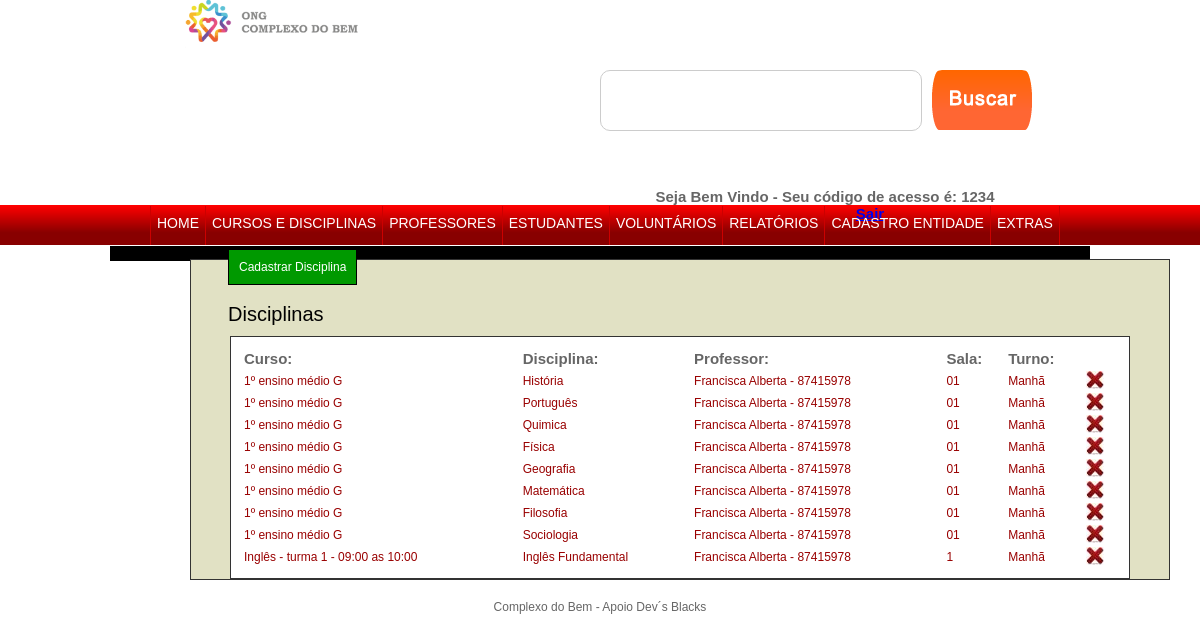
Page /admin/cursos_e_disciplinas.php?pg=disciplina (signed in) on the committed database.
### tables this page shows
CREATE TABLE `disciplinas` (
  `id` int(11) NOT NULL,
  `curso` varchar(255) NOT NULL,
  `disciplina` varchar(255) NOT NULL,
  `professor` varchar(255) NOT NULL,
  `sala` varchar(255) NOT NULL,
  `turno` varchar(255) NOT NULL
);

CREATE TABLE `professores` (
  `id` int(11) NOT NULL,
  `code` varchar(255) NOT NULL,
  `status` varchar(255) NOT NULL,
  `nome` varchar(255) NOT NULL,
  `cpf` varchar(255) NOT NULL,
  `nascimento` varchar(255) NOT NULL,
  `formacao` varchar(255) NOT NULL,
  `graduacao` varchar(255) NOT NULL,
  `pos_graduacao` varchar(255) NOT NULL,
  `mestrado` varchar(255) NOT NULL,
  `doutorado` varchar(255) NOT NULL,
  `salario` varchar(255) NOT NULL
);

### admin/cursos_e_disciplinas.php (the view, shortened to what this page needs)
<!DOCTYPE html PUBLIC "-//W3C//DTD XHTML 1.0 Transitional//EN" "http://www.w3.org/TR/xhtml1/DTD/xhtml1-transitional.dtd">
<html xmlns="http://www.w3.org/1999/xhtml">
<head>
<link href="css/cursos_e_disciplinas.css" rel="stylesheet" type="text/css" />
</head>
<body>
<?php require "topo.php"; ?>
<div id="caixa_preta">
</div>
<?php if(@$_GET['pg'] == 'disciplina'){ ?>
<div id="box_disciplinas">
<a class="a2" href="cursos_e_disciplinas.php?pg=disciplina&cadastra=sim">
Cadastrar Disciplina</a>
<br /><br />
 <h1>Disciplinas</h1>
<?php
$sql_buscar_disc = "SELECT * FROM disciplinas";
$result_buscar_disc = mysqli_query($conexao,  $sql_buscar_disc );
if(mysqli_num_rows($result_buscar_disc) == ''){
	echo "<h2>No momento não existe nenhuma disciplina cadastrada!</h2><br><br>";
}else{
?>
    <table width="900" border="0">
      <tr>
        <td><strong>Curso:</strong></td>
        <td><strong>Disciplina:</strong></td>
        <td><strong>Professor:</strong></td>
        <td><strong>Sala:</strong></td>
        <td><strong>Turno:</strong></td>
      </tr>
      <?php while($res_busca = mysqli_fetch_assoc($result_buscar_disc)){ ?>
      <tr>
        <td><h3><?php echo $res_busca['curso']; ?></h3></td>
        <td><h3><?php echo $res_busca['disciplina']; ?></h3></td>
        <td><h3>
		<?php
		$professor = $res_busca['professor'];
		$sql_busca_prof = "SELECT * FROM professores WHERE code = '$professor'";
			$result_buscar_prof = mysqli_query($conexao,  $sql_busca_prof);
			while($res_busca2 = mysqli_fetch_assoc($result_buscar_prof)){
				echo $res_busca2['nome']; echo " - "; echo $res_busca['professor'];
			}
		?>
        </h3></td>
        <td><h3><?php echo $res_busca['sala']; ?></h3></td>
        <td><h3><?php echo $res_busca['turno']; ?></h3></td>
        <td><a class="a" href="cursos_e_disciplinas.php?pg=disciplina&deleta=sim&id=<?php echo $res_busca['id']; ?>"><img title="Excluir Disciplina" src="img/deleta.jpg" width="18" height="18" border="0"></a></td>
      </tr>
      <?php } ?>
    </table>
<?php } ?>
</div>
<?php } ?>
<?php require "rodape.php"; ?>
</body>
</html>

### admin/topo.php (shortened to what this page needs)
<!DOCTYPE html PUBLIC "-//W3C//DTD XHTML 1.0 Transitional//EN" "http://www.w3.org/TR/xhtml1/DTD/xhtml1-transitional.dtd">
<html xmlns="http://www.w3.org/1999/xhtml">
<head>
<?php require "../config.php"; ?>
<link href="css/topo.css" rel="stylesheet" type="text/css" />
<link href="../css/lightbox.css" rel="stylesheet" />
<link rel="stylesheet" href="../jquery.superbox.css" type="text/css" media="all" />
</head>
<body>
<div id="box_topo">
 <div id="logo">
  <img src="../img/logo.png" width="250"/>
 </div>
 <div id="campo_busca">
  <form name="" method="post" action="" enctype="multipart/form-data">
   <input type="text" name="key" /><input class="input" type="submit" name="search" value="" />
  </form>
 </div>
 <div id="mostra_login">
  <h1><strong>Seja Bem Vindo - Seu código de acesso é: <? echo @$code; ?></strong> <strong><a href="../config.php?acao=quebra">Sair</a></strong></h1>
 </div>
</div>
<div id="box_menu">
 <div id="menu_topo">
  <ul>
   <li><a href="index.php">HOME</a></li>
   <li><a href="">CURSOS E DISCIPLINAS</a>
   </li>
   <li><a href="professores.php?pg=todos">PROFESSORES</a></li>
   <li><a href="estudantes.php?pg=todos">ESTUDANTES</a></li>
   <li><a href="voluntarios.php?pg=todos">VOLUNTÁRIOS</a></li>
   <li><a href="">RELATÓRIOS</a>
   </li>
   <li><a href="cadastro_entidade.php">CADASTRO ENTIDADE</a></li>
   <li><a href="">EXTRAS</a>
   </li>
  </ul>
 </div>
</div>
</body>
</html>

### config.php (shortened to what this page needs)
<!DOCTYPE html PUBLIC "-//W3C//DTD XHTML 1.0 Transitional//EN" "http://www.w3.org/TR/xhtml1/DTD/xhtml1-transitional.dtd">
<html xmlns="http://www.w3.org/1999/xhtml">
<head>
</head>
<body>
<?php
$code = $_SESSION['code'];
?>
</body>
</html>

### admin/rodape.php (shortened to what this page needs)
<!DOCTYPE html PUBLIC "-//W3C//DTD XHTML 1.0 Transitional//EN" "http://www.w3.org/TR/xhtml1/DTD/xhtml1-transitional.dtd">
<html xmlns="http://www.w3.org/1999/xhtml">
<head>
<link href="css/rodape.css" rel="stylesheet" type="text/css" />
</head>
<body>
<div id="box_rodape">
 <h1 class="h1">Complexo do Bem - Apoio Dev´s Blacks</h1>
</div>
</body>
</html>

### admin/css/cursos_e_disciplinas.css (style rules this page uses)
#caixa_preta { background:#000; width:980px; margin:18px auto; height:15px; }
#box_disciplinas { width:978px; background:#E1E1C4; height:auto; float:left; text-align:left; margin:-20px 0 20px 190px; border:1px solid #333; }
#box_disciplinas .a2 { font:12px Arial, Helvetica, sans-serif; margin:30px 0 10px 37px; color:#FFF; background:#090; text-decoration:none; padding:10px; border:1px solid #000; }
#box_disciplinas h1 { font:20px Arial, Helvetica, sans-serif; margin:15px 0 10px 37px; color:#000; }
#box_disciplinas table { border:1px solid #333; padding:10px; background:#FFF; margin:0 0 10px 0; margin:auto; font:15px Arial, Helvetica, sans-serif; text-align:left; }
#box_disciplinas h3 { font:12px Arial, Helvetica, sans-serif; margin:2px 0 0 0; color:#900; }

### admin/css/topo.css (style rules this page uses)
body { padding:0; margin:0; }
#box_topo { width:900px; height:200px; margin:10px auto; }
#logo { width:320px; height:200px; float:left; margin:-10px 0 0 0; }
#campo_busca { width:450px; height:80px; float:right; margin:60px 0 -12px 0; }
#campo_busca input { float:left; padding:10px; width:300px; height:39px; border:1px solid #ccc; -moz-border-radius:10px; -webkit-border-radius:10px; border-radius:10px; }
#campo_busca .input { float:left; margin:0 0 0 10px; background:url(../img/button.png) no-repeat; width:100px; height:63px; border:0; }
#mostra_login { width:450px; height:30px; float:right; margin:40px 0 -5px 0; }
#mostra_login h1 { float:left; font:15px Arial, Helvetica, sans-serif; }
#mostra_login a { margin:0 0 0 90px; }
#box_menu { width:auto; background:url(../img/menu_topo.png) repeat; height:40px; margin:-17px auto; }
#menu_topo { width:980px; height:40px; margin:auto; }
#menu_topo ul { list-style:none; }
#menu_topo ul li { float:left; display:inline; }
#menu_topo ul li a { float:left; color:#FFF; font:14px Arial, Helvetica, sans-serif; margin:0px 0 0 0; padding:10px 6px 10px 6px; text-transform:uppercase; text-decoration:none; }

### admin/css/rodape.css (style rules this page uses)
body { text-align:center; font:12px Arial, Helvetica, sans-serif; color:#666; }
#box_rodape { width:1000px; margin:50px auto; }
.h1 { text-align:center; font:12px Arial, Helvetica, sans-serif; color:#666; }

### rows in the picture
disciplinas: curso "1º ensino médio G", disciplina "História", professor "87415978", sala "01", turno "Manhã"
professores: nome "Francisca Alberta"
disciplinas: curso "1º ensino médio G", disciplina "Português", professor "87415978", sala "01", turno "Manhã"
disciplinas: curso "1º ensino médio G", disciplina "Quimica", professor "87415978", sala "01", turno "Manhã"
disciplinas: curso "1º ensino médio G", disciplina "Física", professor "87415978", sala "01", turno "Manhã"
disciplinas: curso "1º ensino médio G", disciplina "Geografia", professor "87415978", sala "01", turno "Manhã"
disciplinas: curso "1º ensino médio G", disciplina "Matemática", professor "87415978", sala "01", turno "Manhã"
disciplinas: curso "1º ensino médio G", disciplina "Filosofia", professor "87415978", sala "01", turno "Manhã"
disciplinas: curso "1º ensino médio G", disciplina "Sociologia", professor "87415978", sala "01", turno "Manhã"
disciplinas: curso "Inglês - turma 1 - 09:00 as 10:00", disciplina "Inglês Fundamental", professor "87415978", sala "1", turno "Manhã"
